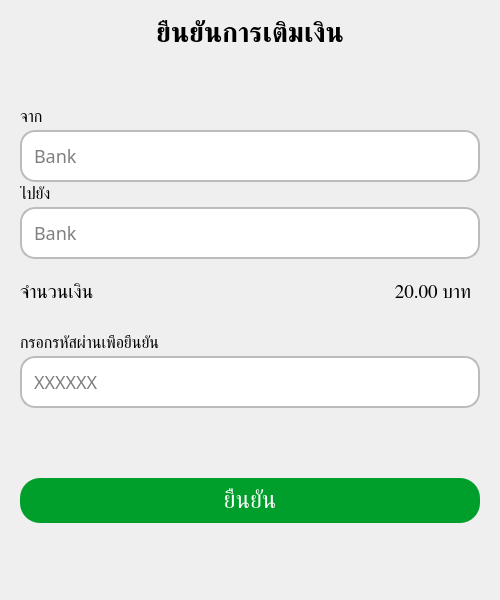
<?xml version="1.0" encoding="UTF-8"?>
<ui version="4.0">
 <class>ConfirmTransactionDialog</class>
 <widget class="QDialog" name="ConfirmTransactionDialog">
  <property name="geometry">
   <rect>
    <x>0</x>
    <y>0</y>
    <width>500</width>
    <height>600</height>
   </rect>
  </property>
  <property name="sizePolicy">
   <sizepolicy hsizetype="Preferred" vsizetype="Preferred">
    <horstretch>0</horstretch>
    <verstretch>0</verstretch>
   </sizepolicy>
  </property>
  <property name="maximumSize">
   <size>
    <width>500</width>
    <height>600</height>
   </size>
  </property>
  <property name="windowTitle">
   <string>Dialog</string>
  </property>
  <layout class="QVBoxLayout" name="verticalLayout">
   <property name="spacing">
    <number>4</number>
   </property>
   <property name="leftMargin">
    <number>20</number>
   </property>
   <property name="topMargin">
    <number>20</number>
   </property>
   <property name="rightMargin">
    <number>20</number>
   </property>
   <property name="bottomMargin">
    <number>20</number>
   </property>
   <item>
    <widget class="QLabel" name="Title">
     <property name="sizePolicy">
      <sizepolicy hsizetype="Preferred" vsizetype="Maximum">
       <horstretch>0</horstretch>
       <verstretch>0</verstretch>
      </sizepolicy>
     </property>
     <property name="font">
      <font>
       <family>Kanit</family>
       <pointsize>20</pointsize>
       <bold>true</bold>
      </font>
     </property>
     <property name="text">
      <string>ยืนยันการเติมเงิน</string>
     </property>
     <property name="alignment">
      <set>Qt::AlignmentFlag::AlignCenter</set>
     </property>
    </widget>
   </item>
   <item>
    <spacer name="verticalSpacer">
     <property name="orientation">
      <enum>Qt::Orientation::Vertical</enum>
     </property>
     <property name="sizeHint" stdset="0">
      <size>
       <width>20</width>
       <height>40</height>
      </size>
     </property>
    </spacer>
   </item>
   <item>
    <widget class="QLabel" name="FromTitle">
     <property name="sizePolicy">
      <sizepolicy hsizetype="Preferred" vsizetype="Maximum">
       <horstretch>0</horstretch>
       <verstretch>0</verstretch>
      </sizepolicy>
     </property>
     <property name="font">
      <font>
       <family>Kanit</family>
       <pointsize>12</pointsize>
       <fontweight>Medium</fontweight>
      </font>
     </property>
     <property name="text">
      <string>จาก</string>
     </property>
    </widget>
   </item>
   <item>
    <widget class="QLineEdit" name="FromLineEdit">
     <property name="enabled">
      <bool>true</bool>
     </property>
     <property name="font">
      <font>
       <family>Kanit</family>
       <pointsize>-1</pointsize>
      </font>
     </property>
     <property name="styleSheet">
      <string notr="true">padding: 10px;
background: white;
font-size: 18px;
border-radius: 15px;
border: 2px solid #BCBCBC;
</string>
     </property>
     <property name="readOnly">
      <bool>true</bool>
     </property>
     <property name="placeholderText">
      <string>Bank</string>
     </property>
    </widget>
   </item>
   <item>
    <widget class="QLabel" name="ToTitle">
     <property name="font">
      <font>
       <family>Kanit</family>
       <pointsize>12</pointsize>
       <fontweight>Medium</fontweight>
      </font>
     </property>
     <property name="text">
      <string>ไปยัง</string>
     </property>
    </widget>
   </item>
   <item>
    <widget class="QLineEdit" name="ToLineEdit">
     <property name="font">
      <font>
       <family>Kanit</family>
       <pointsize>-1</pointsize>
      </font>
     </property>
     <property name="styleSheet">
      <string notr="true">padding: 10px;
background: white;
font-size: 18px;
border-radius: 15px;
border: 2px solid #BCBCBC;
</string>
     </property>
     <property name="readOnly">
      <bool>true</bool>
     </property>
     <property name="placeholderText">
      <string>Bank</string>
     </property>
    </widget>
   </item>
   <item>
    <spacer name="verticalSpacer_3">
     <property name="orientation">
      <enum>Qt::Orientation::Vertical</enum>
     </property>
     <property name="sizeType">
      <enum>QSizePolicy::Policy::Fixed</enum>
     </property>
     <property name="sizeHint" stdset="0">
      <size>
       <width>20</width>
       <height>10</height>
      </size>
     </property>
    </spacer>
   </item>
   <item>
    <widget class="QWidget" name="widget" native="true">
     <layout class="QHBoxLayout" name="horizontalLayout" stretch="1,1">
      <property name="leftMargin">
       <number>0</number>
      </property>
      <item>
       <widget class="QLabel" name="label_4">
        <property name="font">
         <font>
          <family>Kanit</family>
          <pointsize>14</pointsize>
          <fontweight>Medium</fontweight>
         </font>
        </property>
        <property name="text">
         <string>จำนวนเงิน</string>
        </property>
       </widget>
      </item>
      <item>
       <widget class="QLabel" name="BalanceText">
        <property name="font">
         <font>
          <family>Kanit</family>
          <pointsize>14</pointsize>
          <fontweight>Medium</fontweight>
         </font>
        </property>
        <property name="text">
         <string>20.00 บาท</string>
        </property>
        <property name="alignment">
         <set>Qt::AlignmentFlag::AlignRight|Qt::AlignmentFlag::AlignTrailing|Qt::AlignmentFlag::AlignVCenter</set>
        </property>
       </widget>
      </item>
     </layout>
    </widget>
   </item>
   <item>
    <spacer name="verticalSpacer_4">
     <property name="orientation">
      <enum>Qt::Orientation::Vertical</enum>
     </property>
     <property name="sizeType">
      <enum>QSizePolicy::Policy::Fixed</enum>
     </property>
     <property name="sizeHint" stdset="0">
      <size>
       <width>20</width>
       <height>20</height>
      </size>
     </property>
    </spacer>
   </item>
   <item>
    <widget class="QLabel" name="PasswordTitle">
     <property name="font">
      <font>
       <family>Kanit</family>
       <pointsize>12</pointsize>
       <fontweight>Medium</fontweight>
      </font>
     </property>
     <property name="text">
      <string>กรอกรหัสผ่านเพื่อยืนยัน</string>
     </property>
    </widget>
   </item>
   <item>
    <widget class="QLineEdit" name="PasswordEdit">
     <property name="font">
      <font>
       <family>Kanit</family>
       <pointsize>-1</pointsize>
      </font>
     </property>
     <property name="styleSheet">
      <string notr="true">padding: 10px;
background: white;
font-size: 18px;
border-radius: 15px;
border: 2px solid #BCBCBC;
</string>
     </property>
     <property name="placeholderText">
      <string>XXXXXX</string>
     </property>
    </widget>
   </item>
   <item>
    <spacer name="verticalSpacer_5">
     <property name="orientation">
      <enum>Qt::Orientation::Vertical</enum>
     </property>
     <property name="sizeHint" stdset="0">
      <size>
       <width>20</width>
       <height>40</height>
      </size>
     </property>
    </spacer>
   </item>
   <item>
    <widget class="QPushButton" name="ConfirmBtn">
     <property name="font">
      <font>
       <family>Kanit</family>
       <pointsize>-1</pointsize>
       <fontweight>Medium</fontweight>
      </font>
     </property>
     <property name="styleSheet">
      <string notr="true">background-color: #009E2A;
padding: 10px;
margin-top: 10px;
border-radius: 20px;
color: white;
font-size: 24px;
</string>
     </property>
     <property name="text">
      <string>ยืนยัน</string>
     </property>
    </widget>
   </item>
   <item>
    <spacer name="verticalSpacer_2">
     <property name="orientation">
      <enum>Qt::Orientation::Vertical</enum>
     </property>
     <property name="sizeHint" stdset="0">
      <size>
       <width>20</width>
       <height>40</height>
      </size>
     </property>
    </spacer>
   </item>
  </layout>
 </widget>
 <resources/>
 <connections/>
</ui>
